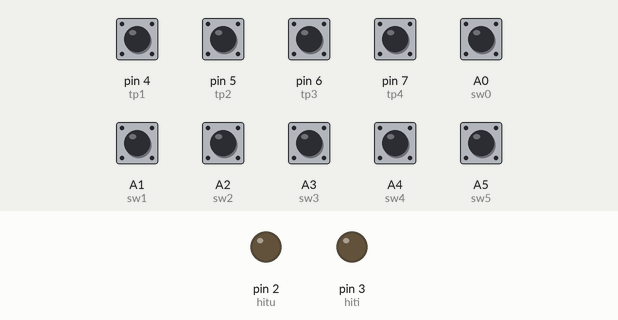
Recording of a sketch running on a simulated Arduino Nano, built with avr-gcc and run on an emulated ATmega328P. Shown: output pins drawn as LEDs (lit = HIGH). Dashed ring = blinking. The inputs (shaded band) are chosen by the test bench; at power-on: A0 (sw0), A1 (sw1), A2 (sw2), A3 (sw3), A4 (sw4), A5 (sw5), pin 4 (tp1), pin 5 (tp2), pin 6 (tp3), pin 7 (tp4) HIGH. What the sketch prints to the serial monitor is not drawn.

Above: at 1.5 s.
1.6 s: pin 4 (tp1) pulled LOW for 0.15 s
At 2.3 s:
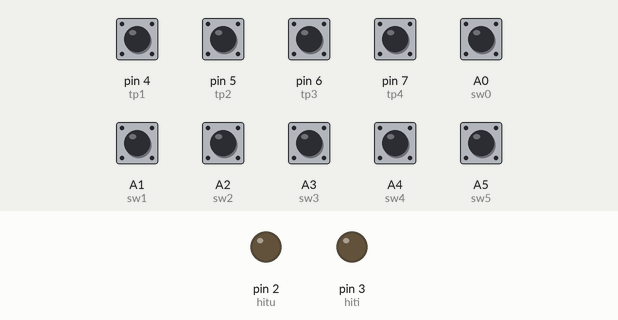
4.6 s: pin 5 (tp2) pulled LOW for 1 s
At 5.65 s:
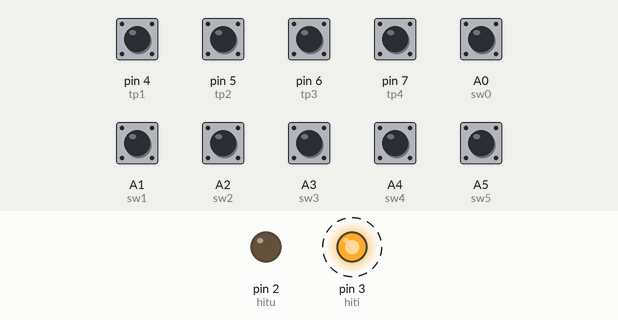
7.6 s: pin 6 (tp3) pulled LOW for 0.15 s
At 7.67 s:
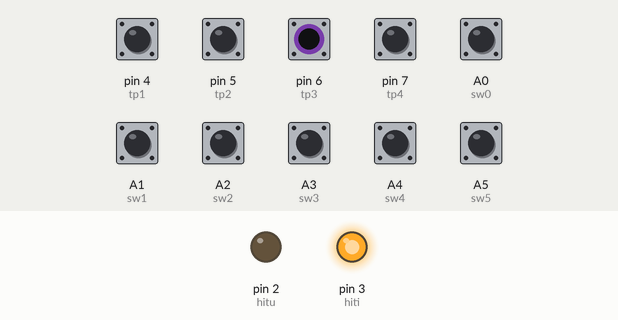
10.6 s: pin 7 (tp4) pulled LOW for 0.15 s
At 12.3 s:
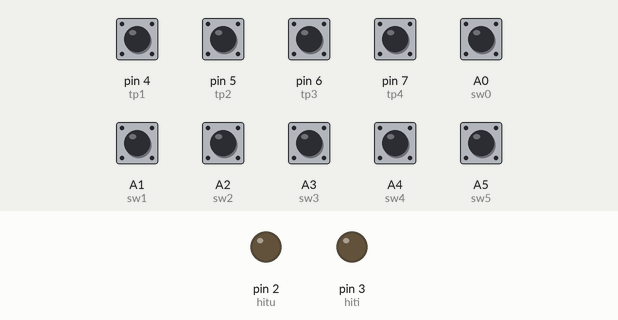
Timing chart, 0 to 13.8 s (numbered marks = the images above; inputs shaded):
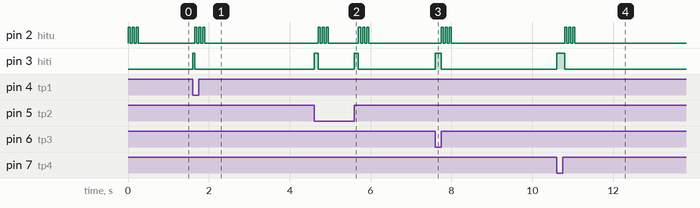

Measured:
- after the input at 1.6 s, pin 2 (hitu): alternates HIGH for 0.05 s and LOW for 0.05 s, 6 changes in all, then stays LOW, starting after 0.05 s; pin 3 (hiti): LOW → HIGH at once, → LOW 0.05 s later
- after the input at 4.6 s, pin 3 (hiti): alternates HIGH for 0.10 s and LOW for 0.90 s, 4 changes in all, then stays LOW, starting at once
- after the input at 7.6 s, pin 2 (hitu): alternates HIGH for 0.05 s and LOW for 0.05 s, 6 changes in all, then stays LOW, starting after 0.15 s; pin 3 (hiti): LOW → HIGH at once, → LOW 0.15 s later
- after the input at 10.6 s, pin 2 (hitu): alternates HIGH for 0.05 s and LOW for 0.05 s, 6 changes in all, then stays LOW, starting after 0.20 s; pin 3 (hiti): LOW → HIGH at once, → LOW 0.20 s later

The sketch:

MWTransponderArduinoSketch.ino
```cpp
/*
  MWScore Transponder 2017
  R-Team Robotics Version

  XBEE setup:
  ATBD = 5 (38400bps)
  ATID = 6200
  MY   = 6200 + TRANSPONDER_ID
  DL   = 6201
  CH   = c

  Scoring Receiver XBEE setup (Send Broadcast message)
  ATBD = 5 (38400bps)
  ATID = 6200
  MY   = 6201
  DL   = FFFF
  DH   = 0
  CH   = c
*/

#include <TimerOne.h>
#include <PinChangeInt.h>

#define XBEE_BAUDRATE 38400

#define PANELMASK  240
#define PANEL1     112
#define PANEL2     176
#define PANEL3     208
#define PANEL4     224

#define MS_COOLDOWN 1000
#define MS_SIGNAL 50

#define LED_RATE 50
#define LED_PERIOD 300                // LED_RATE * 6

// Optional Rule Variables
#define MAX_PANEL_HIT 15              // Max hit points scored on panel
#define HEALING_HP_THRESHOLD 10       // Hit points when healing starts
#define HEALING_RATE 5000             // Healing Rate (ms)

//#define TimerMS 7813                // 128 Hz
//#define TimerMS 15625               //  64 Hz
//#define TimerMS 31250               //  32 Hz
//#define TimerMS 62500               //  16 Hz
//#define TimerMS 125000              //   8 Hz
#define TimerMS 250000                //   4 Hz
//#define TimerMS 500000              //   2 Hz
//#define TimerMS 1000000             //   1 Hz
//#define TimerMS 2000000             // 0.5 Hz

volatile uint8_t hit = 0;
volatile uint8_t hitpoint = 20;
volatile uint8_t panel = 0;
uint8_t id;

// Optional rules variables
volatile uint8_t tphit[5];
volatile uint32_t lasthittime = 0;
volatile uint32_t curenttime = 0;

// Optional rules variables
// 0 = Default Rule
// 1 = Max Hit Point per Panel
// 2 = Healing Enabled
volatile uint8_t rules = 0;

// Arduino Pin Assignments
int hiti = 3;
int hitu = 2;

int tp1 = 4;
int tp2 = 5;
int tp3 = 6;
int tp4 = 7;

// ID Pin Assignments (Analog Pins)
int sw0 = A0;
int sw1 = A1;
int sw2 = A2;
int sw3 = A3;
int sw4 = A4;
int sw5 = A5;
int sw6 = A6;
int sw7 = A7;

void hittp1() {
  hit = PANEL1;
}

void hittp2() {
  hit = PANEL2;
}

void hittp3() {
  hit = PANEL3;
}

void hittp4() {
  hit = PANEL4;
}

volatile bool toTransmit = false;

void ISRTimer1(){
  // tx hit packet
  toTransmit = true;
}


void setup() {
  pinMode(hiti, OUTPUT);
  pinMode(hitu, OUTPUT);

  pinMode(tp1, INPUT_PULLUP);
  pinMode(tp2, INPUT_PULLUP);
  pinMode(tp3, INPUT_PULLUP);
  pinMode(tp4, INPUT_PULLUP);

  PCintPort::attachInterrupt(tp1, hittp1, CHANGE);
  PCintPort::attachInterrupt(tp2, hittp2, CHANGE);
  PCintPort::attachInterrupt(tp3, hittp3, CHANGE);
  PCintPort::attachInterrupt(tp4, hittp4, CHANGE);

  pinMode(sw0, INPUT_PULLUP);
  pinMode(sw1, INPUT_PULLUP);
  pinMode(sw2, INPUT_PULLUP);
  pinMode(sw3, INPUT_PULLUP);
  pinMode(sw4, INPUT_PULLUP);
  pinMode(sw5, INPUT_PULLUP);
  pinMode(sw6, INPUT_PULLUP);
  pinMode(sw7, INPUT_PULLUP);

  Serial.begin(XBEE_BAUDRATE);

  // set ID intially
  id = 63 - (0x3f & PINC);

  // set intial ruleset variables
  rules = 0;
  tphit[0] = 0;
  tphit[1] = 0;
  tphit[2] = 0;
  tphit[3] = 0;
  tphit[4] = 0;

  // blink LED board 3 times
  for (int x = 0; x < 3; x++)
  {
    digitalWrite(hitu, HIGH);
    delay(LED_RATE);
    digitalWrite(hitu, LOW);
    delay(LED_RATE);
  }

  // set up interrupt to send HP status message
  Timer1.initialize(TimerMS);
  Timer1.attachInterrupt(ISRTimer1);
}

void maybetransmit() {
  if (toTransmit) {
    toTransmit = false;
    Serial.write((uint8_t) 0x55);
    Serial.write((uint8_t) id);
    Serial.write((uint8_t) (0xff - id));
    Serial.write((uint8_t) panel);
    Serial.write((uint8_t) hitpoint);
  }
}

void loop() {
  uint32_t delayms = 0;
  byte receive[5];
  uint8_t oldhitpoint = 0;

  // update ID when changed
  id = 63 - (0x3f & PINC);

  // Check for HP change
  // Scoring Receiver sends broadcast message to set HP
  // If no message default is 20 HP
  // Receive message 0x55 ID 255-ID HP RULES
  while (Serial.available() > 0) {
    uint8_t key = Serial.read();
    if (key == 0x55) {
      receive[0] = 0x55;
      int p = 1;
      long when = millis();
      while ((p < 5) && (millis() - when) < 1000) {
        if (Serial.available()) {
          receive[p++] = Serial.read();
        }
      }
      if((p == 5) && (receive[1] == id) && ((receive[1] + receive[2]) == 255)) {
        hitpoint = (int)receive[3];
        rules = (int)receive[4];
        tphit[0] = 0;
        tphit[1] = 0;
        tphit[2] = 0;
        tphit[3] = 0;
        tphit[4] = 0;
        for (int i = 0; i != 4; ++i) {
          digitalWrite(hitu, HIGH);
          delay(20);
          digitalWrite(hitu, LOW);
          delay(70);
        }
        digitalWrite(hiti, LOW);
      } else {
        // something went wrong -- let someone know
        digitalWrite(hitu, HIGH);
        delay(100);
        digitalWrite(hitu, LOW);
      }
    }
  }

  if ((hit != 0) && (hitpoint > 0)) {
    // determine panel that was hit
    if ((hit & PANELMASK) == PANEL1) {
      delayms = MS_SIGNAL * 1;
      panel = 1;
      }
    else if ((hit & PANELMASK) == PANEL2) {
      delayms = MS_SIGNAL * 2;
      panel = 2;
      }
    else if ((hit & PANELMASK) == PANEL3) {
      delayms = MS_SIGNAL * 3;
      panel = 3;
      }
    else if ((hit & PANELMASK) == PANEL4) {
      delayms = MS_SIGNAL * 4;
      panel = 4;
      }
    else {
      delayms = MS_SIGNAL * 5;
      panel = 5;
      }

    if(panel != 0) {
      // Stores Original Hit Points
      oldhitpoint = hitpoint;
      // Stores time when hit
      lasthittime = millis();

      if (rules == 1) {
        // decrease hitpoints if panel is hit less than max
        if(tphit[panel-1] <= MAX_PANEL_HIT) {
          // increase hit count on panel counter
          tphit[panel-1]++;
          hitpoint--;
        }
      }
      else {
        // decrease hitpoints
        hitpoint--;
      }

      // Only Pulse and Blink Board if Hit Points is lower
      if(hitpoint < oldhitpoint) {
        // hit output high
        digitalWrite(hiti, HIGH);

        // delay and reset hit output
        delay(delayms);
        digitalWrite(hiti, LOW);
        maybetransmit();

        // blink LED board 3 times
        for (int x = 0; x < 3; x++)
        {
          digitalWrite(hitu, HIGH);
          delay(LED_RATE);
          maybetransmit();
          digitalWrite(hitu, LOW);
          delay(LED_RATE);
          maybetransmit();
        }
        // delay for the remaining cooldown period
        while (millis() - lasthittime < 1000) {
          maybetransmit();
        }
      }
    }

    // reset variables
    hit = 0;
    delayms = 0;
    panel = 0;
  }

  // Optional Healing Rule
  if (rules == 2) {
    curenttime = millis();
    if (((curenttime - lasthittime) > HEALING_RATE) && (hitpoint < HEALING_HP_THRESHOLD)) {
      // increment HP
      hitpoint++;
      // reset time since last hit
      lasthittime = millis();
    }
  }

  // leave LED on board when dead
  if (hitpoint == 0) {
    digitalWrite(hitu, HIGH);
    //  let the 'mech know that the game is over
    digitalWrite(hiti, HIGH);
  } else {
    digitalWrite(hitu, LOW);
  }

    maybetransmit();
}
```
